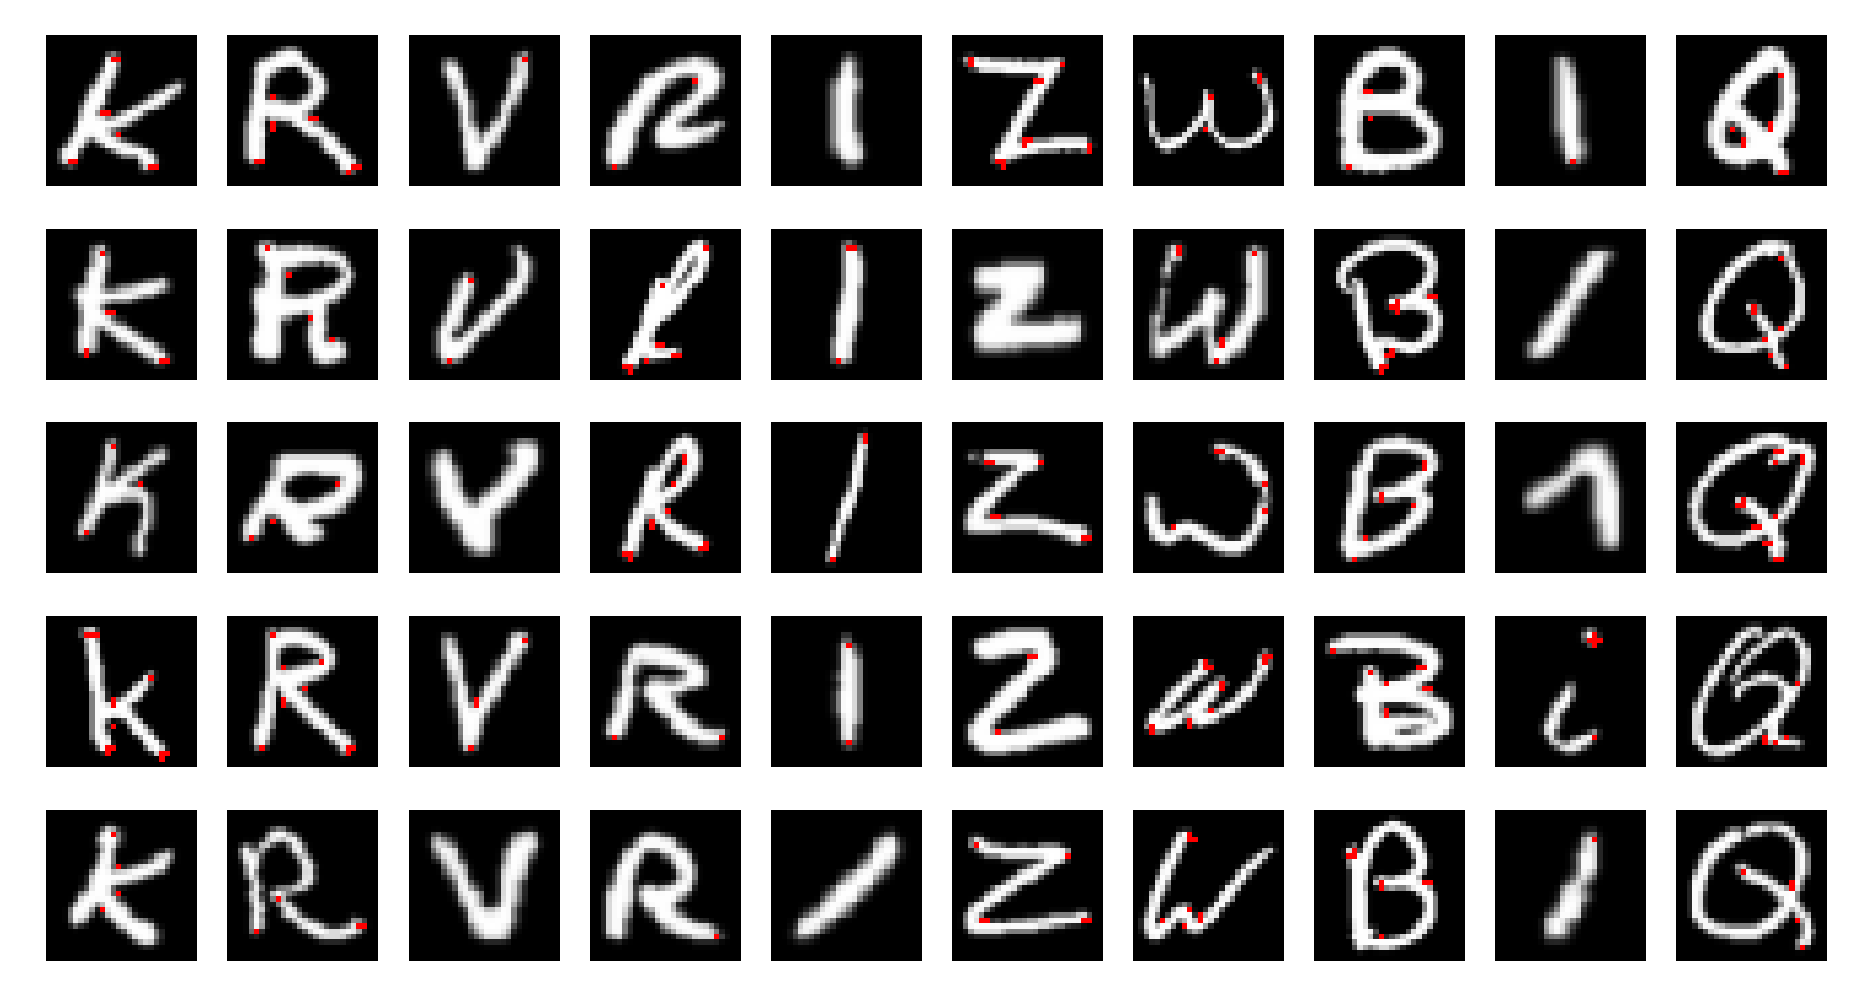

Recreate this plot in Python.
#!/usr/bin/env python3
# -*- coding: utf-8 -*-
"""
Created on Fri May 11 19:25:04

This script obtains the Harris corners of each image.
First, the script shows how the outcome of the Harris detector algorithm
looks like.
After that, it also construct the features vector corresponding for Harris corners.

@author: a_santos
"""
# Importing libreries and tools
import scipy.io as sio
import numpy as np
import matplotlib.pyplot as plt
import cv2

# Loading data
file = '/media/a_santos/DATA/Shared_Windows_Ubuntu/Python_projects/EMNIST/database/EMNIST_byclass_train.mat'
#file = 'C:/Users/A_Santos/OneDrive/Documentos/Python Scripts/EMNIST_byclass_test.mat'
data = sio.loadmat(file, squeeze_me=True, struct_as_record=False)
emnist_images = data['images_train']
emnist_labels = data['labels_train']
del(data, file) #These varible are no more necessaries

# Making labels
variables = ['_0', '_1', '_2', '_3', '_4', '_5', '_6', '_7', '_8', '_9', '_A', 
          '_B', '_C', '_D', '_E', '_F', '_G', '_H', '_I', '_J', '_K', '_L',
          '_M', '_N', '_O', '_P', '_Q', '_R', '_S', '_T', '_U', '_V', '_W',
          '_X', '_Y', '_Z', '_a', '_b', '_c', '_d', '_e', '_f', '_g', '_h',
          '__i', '_j', '_k', '_l', '_m', '_n', '_o', '_p', '_q', '_r', '_s',
          '_t', '_u', '_v', '_w', '_x', '_y', '_z']

labels = [0, 1, 2, 3, 4, 5, 6, 7, 8, 9, 'A', 'B', 'C', 'D', 'E', 'F', 
          'G', 'H', 'I', 'J', 'K', 'L', 'M', 'N', 'O', 'P', 'Q', 'R', 
          'S', 'T', 'U', 'V', 'W', 'X', 'Y', 'Z', 'a', 'b', 'c', 'd', 
          'e', 'f', 'g', 'h', 'i', 'j', 'k', 'l', 'm', 'n', 'o', 'p', 
          'q', 'r', 's', 't', 'u', 'v', 'w', 'x', 'y', 'z']

# Creation of lists. A list for each character with all their images
for i in range(len(labels)):
    temp = []
    for j in range(len(emnist_labels)):
        if  labels[i] == labels[emnist_labels[j]]:
            temp.append(np.flip(np.rot90(np.reshape(emnist_images[j, :], (28, 28)), 3), 1))
    globals()[variables[i]] = temp
    print(str(i))
          
# Harris-corner-feature-vector creation
Harris_corners_feature_vector = []
for character in labels:
    character_index = labels.index(character)
    index = 0
    for index_emnist_label in emnist_labels:
        if character_index == index_emnist_label:
            character_image = eval(variables[character_index])[index]               # Choose the character (image 28 x 28)
            try:
                dst = cv2.cornerHarris(character_image, 2, 3, 0.04)                 # Try to get the Harris corners
            except:
                dst = np.zeros([28, 28])                                            # If is not possible to get the corners, return a zero matrix
                print('Not possible')
            Harris_corners_feature_vector.append(len(np.where(dst > 0.025)[0]))     # Store the number o Harris corners
            index += 1
    print(character)

# Save data
np.save('Harris_corners_feature_vector.npy', Harris_corners_feature_vector)

#%% Show some random images focusing on the Harris corners
rows_to_show = 5
columns_to_show = 10
random_indexes = np.random.randint(0, len(labels), columns_to_show)
f, axes = plt.subplots(rows_to_show, columns_to_show)
k = 0
for i in range(rows_to_show):
    for j in range(columns_to_show):
        character = eval(variables[random_indexes[j]])[k]           #Getting a random image
        img_color = cv2.cvtColor(character, cv2.COLOR_GRAY2RGB)     #Changing to rgb image
        dst = cv2.cornerHarris(character, 2, 3, 0.04)               #Applying Harris detector
        img_color[dst > 0.025] = [255, 0, 0]                        #Focusing in the Harris corners (red_color = [255, 0, 0])
        axes[i, j].imshow(img_color)                                #Showing the image
        axes[i, j].set_axis_off()
        k += 1
